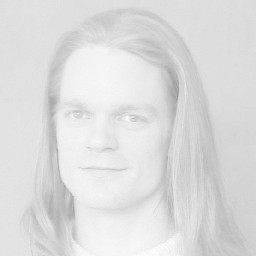
#> input picture Image processing/Photos/low_contrast_img.png, 256 x 256 px
$ python Histogram_normalization.py
#> lines starting #> are read from the running program, lines starting #| are printed output that depends on the picture
import cv2
import matplotlib.pyplot as plt

img = cv2.imread('Photos/low_contrast_img.png')
#> img is the input picture: shape (256, 256, 3); min 143, max 253, mean 220.5

# applying min- max normalization and converting to RGB
normalized_img =cv2.normalize(img, None,alpha = 0,beta = 255, norm_type = cv2.NORM_MINMAX)
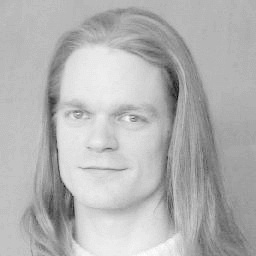
#> normalized_img: shape (256, 256, 3); min 0, max 255, mean 179.6
normalized_img = cv2.cvtColor(normalized_img, cv2.COLOR_BGR2RGB)

# appplying general equlization
# converting to RGB
lab_img = cv2.cvtColor(img, cv2.COLOR_BGR2LAB)
#> lab_img: shape (256, 256, 3); mean of channels 0, 1, 2 224.3, 128, 128
(l,a,b) = cv2.split(lab_img)
#> a: shape (256, 256); every value is 128
equ = cv2.equalizeHist(l)
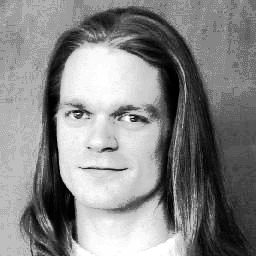
#> equ: shape (256, 256); min 0, max 255, mean 133.6
equ_img = cv2.merge((equ,a,b))
#> equ_img: shape (256, 256, 3); mean of channels 0, 1, 2 133.6, 128, 128
equ_img = cv2.cvtColor(equ_img, cv2.COLOR_LAB2RGB)

# drawing hsitograms
hist_img = cv2.calcHist([img],[0],None, [256], [0,256])
#> hist_img = 256 values, max 6785 at index 221, min 0 at index 0, mean 256
hist_equ_img = cv2.calcHist([equ_img],[0],None, [256], [0,256])
#> hist_equ_img = 256 values, max 6785 at index 124, min 0 at index 1, mean 256
hist_normalized_img = cv2.calcHist([normalized_img],[0],None, [256], [0,256])
#> hist_normalized_img = 256 values, max 6785 at index 181, min 0 at index 1, mean 256


#showing results
plt.subplot(1,3,1), plt.imshow(img), plt.title('Original')
plt.subplot(1,3,2), plt.imshow(equ_img), plt.title('Global equlization')
plt.subplot(1,3,3), plt.imshow(normalized_img), plt.title('Normalized min-max')
plt.show()
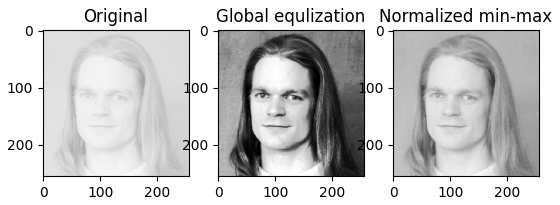
#> figure drawn by matplotlib, 3 panels

# showing histograms
plt.plot(hist_img), plt.title('Original')
plt.show()
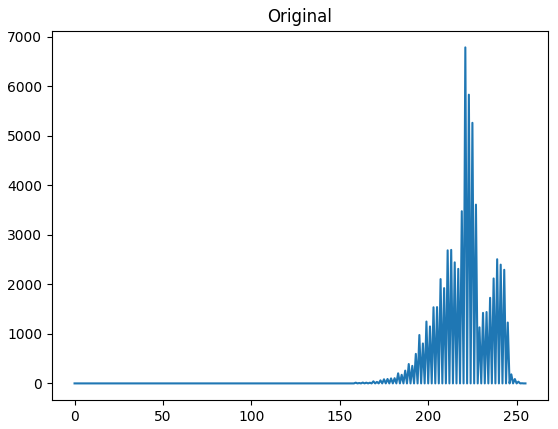
#> figure drawn by matplotlib, 1 panel; curve peaks at x = 221, y = 6785
plt.plot(hist_equ_img), plt.title('Global equlization')
plt.show()
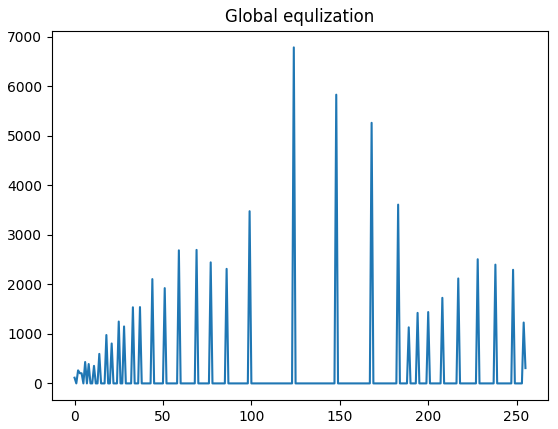
#> figure drawn by matplotlib, 1 panel; curve peaks at x = 124, y = 6785
plt.plot(hist_normalized_img), plt.title('Normalized min-max')
plt.show()
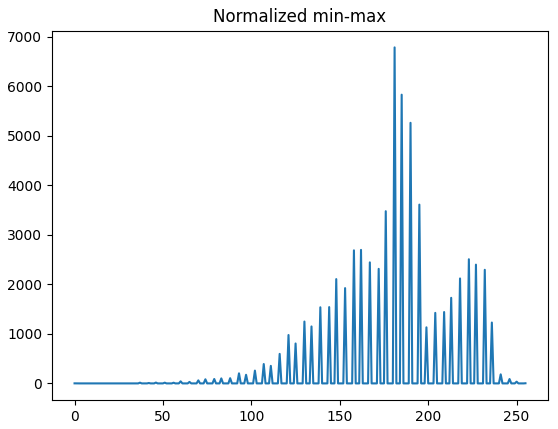
#> figure drawn by matplotlib, 1 panel; curve peaks at x = 181, y = 6785

$ run again, with Image processing/Photos/image.webp saved as Image processing/Photos/low_contrast_img.png
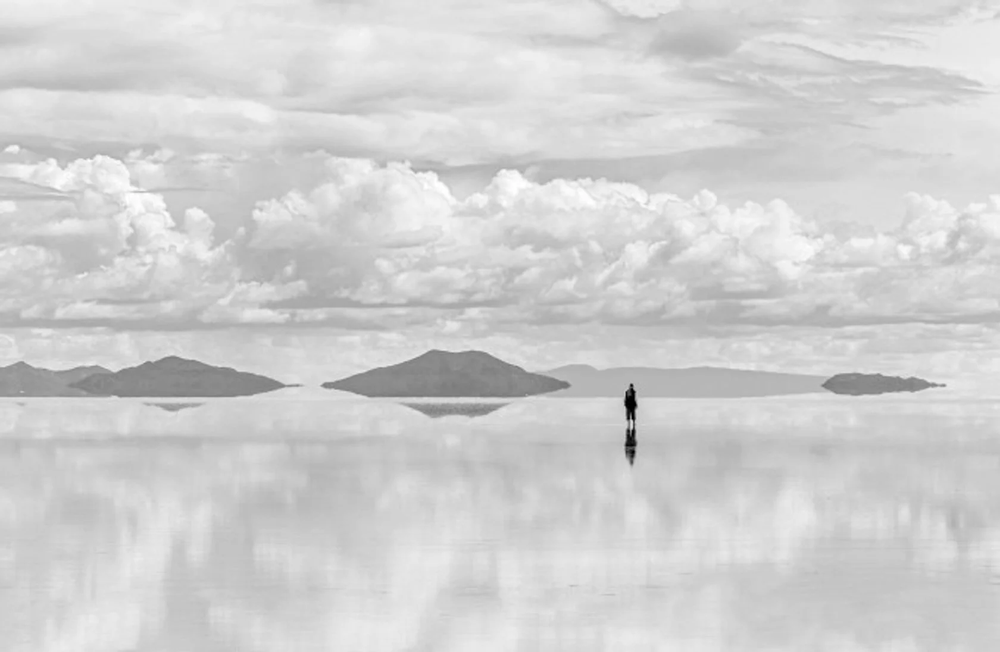
#> input picture Image processing/Photos/image.webp, 1000 x 652 px, shrunk from 1680 x 1096 before the run
#> img is the input picture: shape (652, 1000, 3); mean B, G, R 208.5, 208.5, 208.5
#> lab_img: shape (652, 1000, 3); mean of channels 0, 1, 2 213.3, 128, 128
#> `equ = cv2.equalizeHist(l)`:
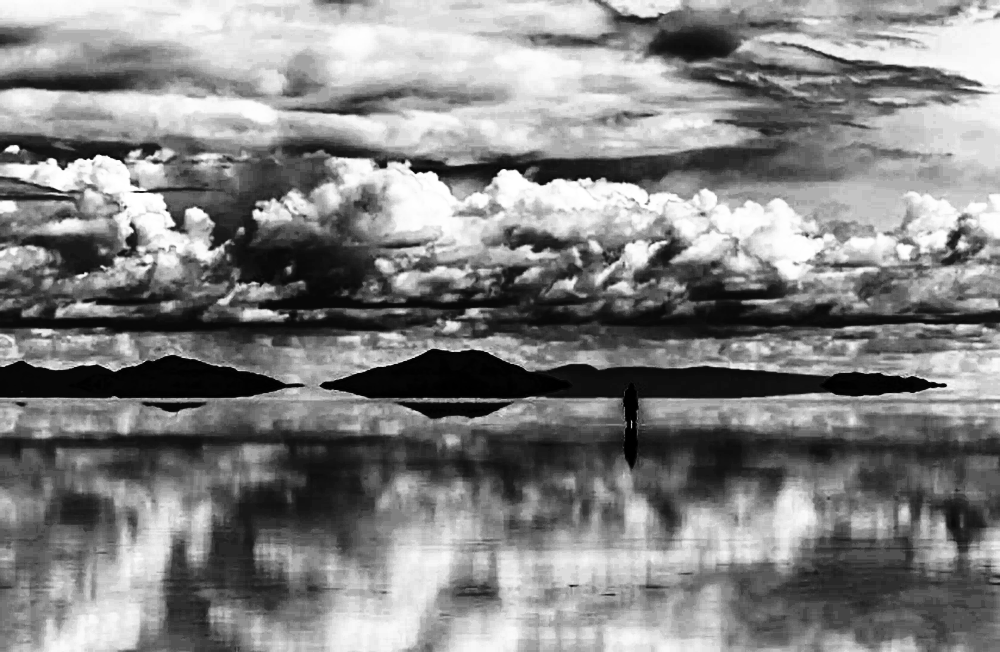
#> equ: shape (652, 1000); min 0, max 255, mean 130.5
#> hist_img = 256 values, max 22185 at index 211, min 0 at index 104, mean 2546.9
#> hist_equ_img = 256 values, max 32396 at index 155, min 0 at index 5, mean 2546.9
#> hist_normalized_img has the same summary as hist_img
#> `plt.show()`:
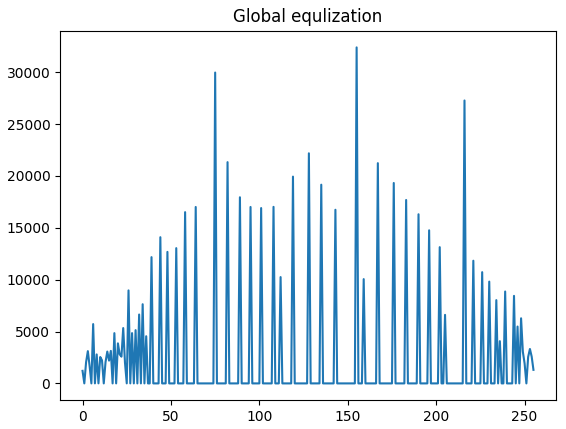
#> figure drawn by matplotlib, 1 panel; curve peaks at x = 155, y = 32396
